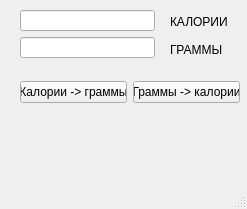
<?xml version="1.0" encoding="UTF-8"?>
<ui version="4.0">
 <class>MainWindow</class>
 <widget class="QMainWindow" name="MainWindow">
  <property name="geometry">
   <rect>
    <x>0</x>
    <y>0</y>
    <width>247</width>
    <height>209</height>
   </rect>
  </property>
  <property name="windowTitle">
   <string>MainWindow</string>
  </property>
  <widget class="QWidget" name="centralwidget">
   <widget class="QWidget" name="">
    <property name="geometry">
     <rect>
      <x>20</x>
      <y>10</y>
      <width>135</width>
      <height>48</height>
     </rect>
    </property>
    <layout class="QVBoxLayout" name="verticalLayout">
     <item>
      <widget class="QLineEdit" name="lineEdit"/>
     </item>
     <item>
      <widget class="QLineEdit" name="lineEdit_2"/>
     </item>
    </layout>
   </widget>
   <widget class="QWidget" name="">
    <property name="geometry">
     <rect>
      <x>170</x>
      <y>10</y>
      <width>61</width>
      <height>51</height>
     </rect>
    </property>
    <layout class="QVBoxLayout" name="verticalLayout_2">
     <item>
      <widget class="QLabel" name="label">
       <property name="text">
        <string>КАЛОРИИ</string>
       </property>
      </widget>
     </item>
     <item>
      <widget class="QLabel" name="label_2">
       <property name="text">
        <string>ГРАММЫ</string>
       </property>
      </widget>
     </item>
    </layout>
   </widget>
   <widget class="QWidget" name="">
    <property name="geometry">
     <rect>
      <x>20</x>
      <y>80</y>
      <width>220</width>
      <height>25</height>
     </rect>
    </property>
    <layout class="QHBoxLayout" name="horizontalLayout">
     <item>
      <widget class="QPushButton" name="pushButton">
       <property name="text">
        <string>Калории -&gt; граммы</string>
       </property>
      </widget>
     </item>
     <item>
      <widget class="QPushButton" name="pushButton_2">
       <property name="text">
        <string>Граммы -&gt; калории</string>
       </property>
      </widget>
     </item>
    </layout>
   </widget>
  </widget>
  <widget class="QStatusBar" name="statusbar"/>
 </widget>
 <resources/>
 <connections/>
</ui>
